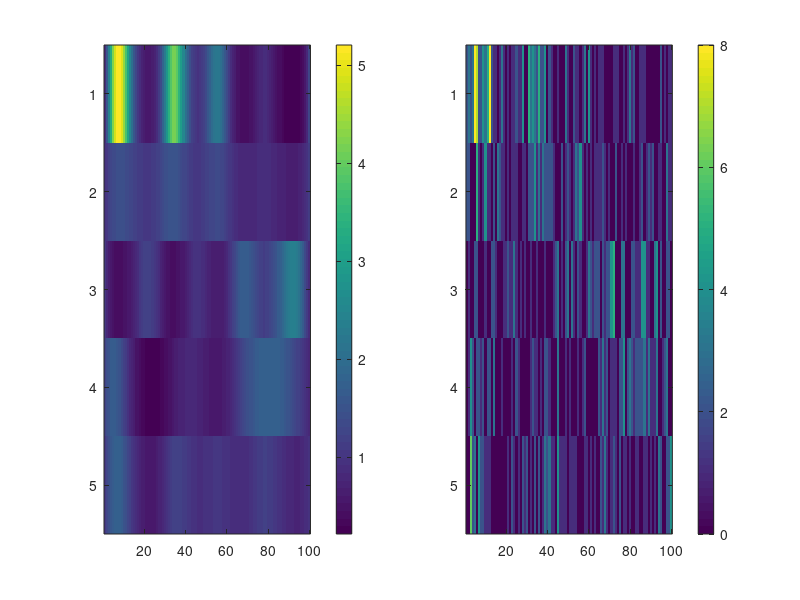
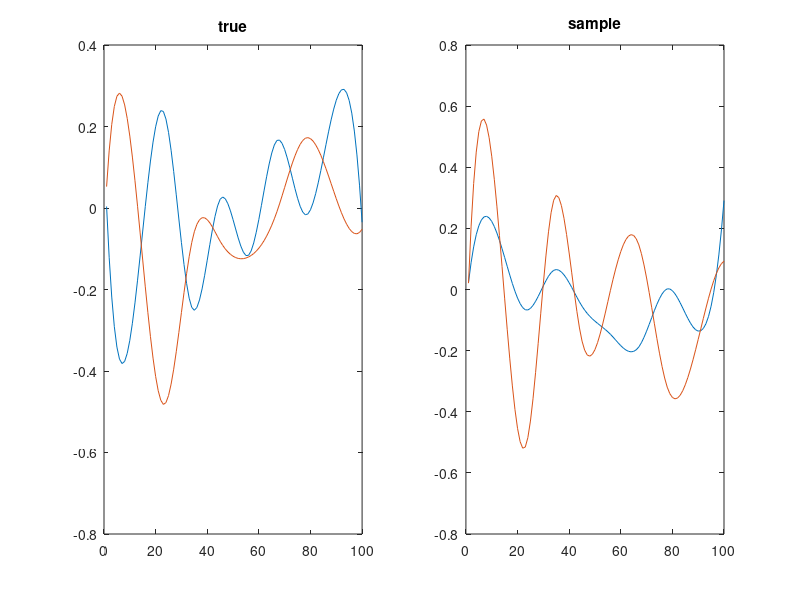

Source code (MATLAB) for these figures, in order: (Note: this script raises an error after producing the figures.)
%% generate data
rng(1);
N = 5;
T = 100;
p = 2;

X = 2*randn(N, p);
BETA = zeros(p,T);
for k = 1:p
    BETA(k,:) = interp1(linspace(0,1,10),randn(10,1)*0.2,linspace(0,1,T),'spline');
end

LAM = exp(X*BETA);
Y = poissrnd(LAM);

figure(1)
subplot(1,2,1)
imagesc(LAM)
colorbar
subplot(1,2,2)
imagesc(Y)
colorbar

%% PG

% hyper-parameter
m0 = zeros(p,1);
V0 = eye(p);
A = eye(p);
b = zeros(p,1);
Sig = eye(p)*1e-2;

% tuning parameter
d = 10;
Rmin = .5;

ng = 1000;
BETA_samp = zeros(p,T,ng);
for k = 1:p
    BETA_samp(k,:,1) =...
        interp1(linspace(0,1,10),randn(10,1)*0.2,linspace(0,1,T),'spline');
end

figure(2)
subplot(1,2,1)
plot(BETA')
title('true')
subplot(1,2,2)
plot(BETA_samp(:,:,1)')
title('sample')

for g = 2:ng
    
    %(1) sample new & original -> new
    [BETA_new, lpdf_oToN] =...
        PG_PLDS_samp(BETA_samp(:,:,g-1),BETA_samp(:,:,g-1),...
        Y,X,A,b,Sig,m0,V0,d,Rmin,true);
    
    %(2) new -> original
    [~, lpdf_nToO] =...
        PG_PLDS_samp(BETA_new,BETA_samp(:,:,g-1),...
        Y,X,A,b,Sig,m0,V0,d,Rmin,false);
    
    % (2) MH step
    lam_ori = exp(X*BETA_samp(:,:,g-1));
    lam_new = exp(X*BETA_new);
    
    lhr = sum(-lam_new + Y.*log(lam_new + (lam_new == 0)), 'all')+...
        prior_beta(BETA_new,A,b,Sig,m0,V0)-...
        sum(-lam_ori + Y.*log(lam_ori + (lam_ori == 0)), 'all')-...
        prior_beta(BETA_samp(:,:,g-1),A,b,Sig,m0,V0)+...
        lpdf_nToO - lpdf_oToN;
    
    if(log(rand) < lhr)
        BETA_samp(:,:,g) = BETA_new;
    else
        BETA_samp(:,:,g) = BETA_samp(:,:,g-1);
    end
    
    figure(2)
    subplot(1,2,1)
    plot(BETA')
    title('true')
    subplot(1,2,2)
    plot(mean(BETA_samp(:,:,round(g/2):g), 3)')
    title("average: "+ round(g/2)+ " to " +g)
    
end


















